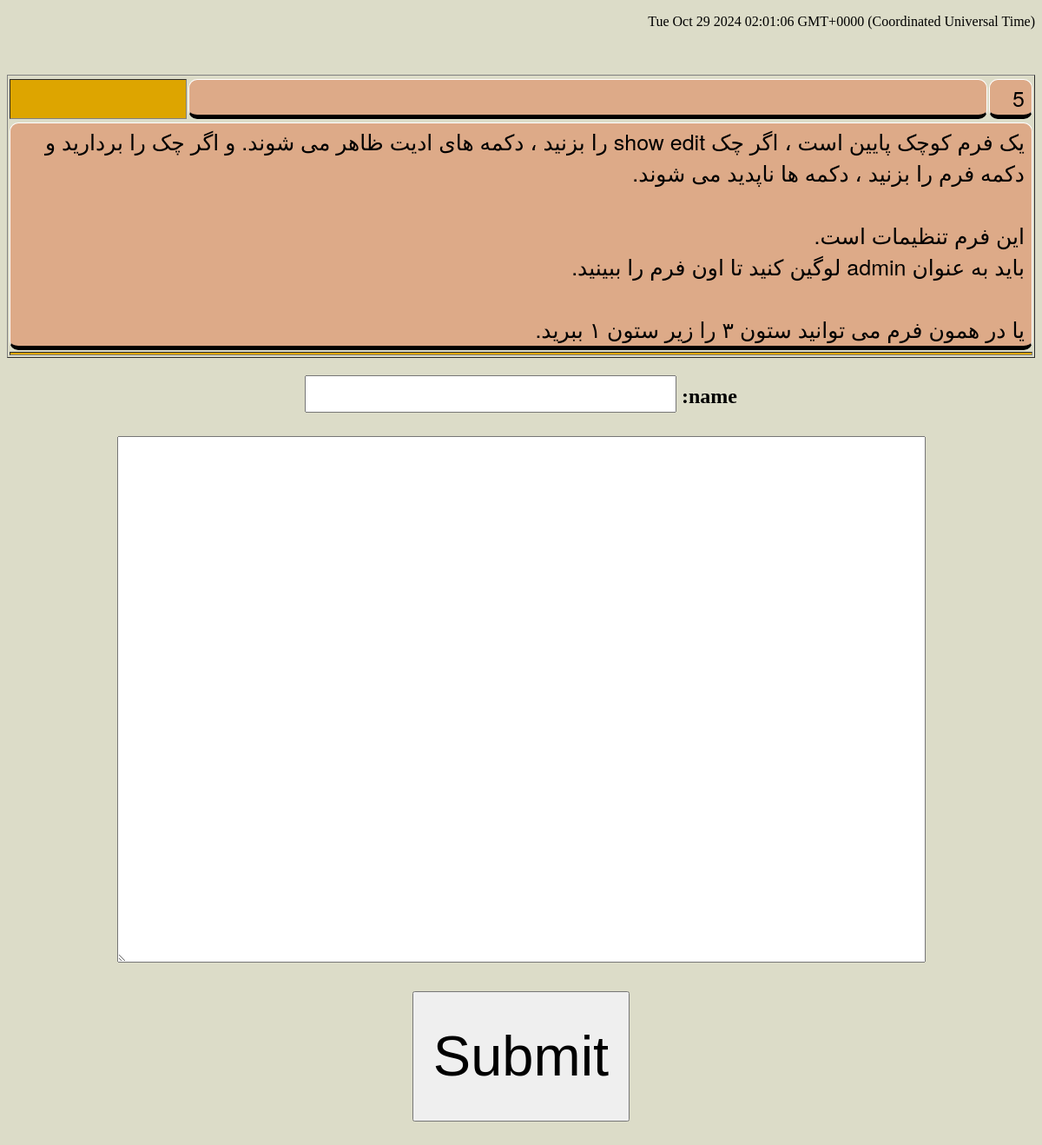
Screenshot of /msg/a_write_msg.php?number=5 with the database file from the repository.
### tables this page shows
CREATE TABLE `s110_posts` (
  `number` bigint(20) NOT NULL,
  `news` text NOT NULL,
  `the_date` varchar(30) NOT NULL,
  `the_week` varchar(20) NOT NULL,
  `the_hour` varchar(30) NOT NULL
);

### msg/a_write_msg.php (the view, shortened to what this page needs)
<!DOCTYPE html>
<!DOCTYPE html PUBLIC "-//W3C//DTD XHTML 1.0 Transitional//EN" "http://www.w3.org/TR/xhtml1/DTD/xhtml1-transitional.dtd">
<html dir="rtl">
<head>
 </head>
<body>
<p id="demo"></p>
       <?php
            require "../base/ccoonn.php";
          include "../functions/functions.php";
$post_number=$_GET['number'];
 echo"<div id='para_total'>";
$sql = "SELECT * FROM s110_posts WHERE  number=$post_number";
$result = mysqli_query($ccoonn ,$sql );
echo"<center>";
echo"<table border=1>";
while($info = mysqli_fetch_array( $result ))
        {
     echo"<tr>";
    $number=$info['number'];
     include"../parts_of_index/my_str_replace.php";
             $news=$info['news'];
echo"<tr><td id='t1'>";   echo $number;  echo"</td>";
echo"<td id='t2'>";
 echo"</td>";
echo"<td id='t4'>";  echo $the_date;   echo"</td><tr>";
echo"<tr><td colspan='4' id='t3'>";
echo nl2br($news);
 echo"</td></tr>";
echo"<tr><td colspan='4' id='t5'>";
  echo"</td></tr>";
             echo"</tr>";                                              }
echo"</table>";
  echo"</center>";
if(      !isset  ($_POST['action_post'] )    )
{
include"a_msg_form.php";
}
                 echo"<br>";
                 echo"<br>";
    echo"</div>";
                                                                                        ?>
 </body>
 </html>

### parts_of_index/my_str_replace.php
<?php
if (isset ($info['news']) )
{
     $info['news']=str_replace("qz","'",$info['news']);
     $info['news']=str_replace("[Img]","<img src='",$info['news']);
     $info['news']=str_replace("[/Img]","'>",$info['news']);
     $info['news']=str_replace("[Url]","<a href='",$info['news']);
     $info['news']=str_replace("[Url_m]","'>",$info['news']);
     $info['news']=str_replace("[/Url]","</a>",$info['news']);
     $info['news']=str_replace("[center]","<center>",$info['news']);
     $info['news']=str_replace("[/center]","</center>",$info['news']);
     $info['news']=str_replace("[left]","<div style='text-align: left;'>",$info['news']);
     $info['news']=str_replace("[/left]","</div>",$info['news']);
     $info['news']=str_replace("[right]","<div style='text-align: right;'>",$info['news']);
     $info['news']=str_replace("[/right]","</div>",$info['news']);
     $info['news']=str_replace("[red]","<span style='color: Red'>",$info['news']);
     $info['news']=str_replace("[/red]","</span>",$info['news']);
     $info['news']=str_replace("[blue]","<span style='color: Blue'>",$info['news']);
     $info['news']=str_replace("[/blue]","</span>",$info['news']);
     $info['news']=str_replace("[color]","<span style='color:",$info['news']);
     $info['news']=str_replace("[bgcolor]","<span style='background-color:",$info['news']);
     $info['news']=str_replace("[color_m]","'>",$info['news']);
     $info['news']=str_replace("[/color]","</span>",$info['news']);
     $info['news']=str_replace("imagenumber=","<img src='http://victory.rf.gd/web/images/attachs/f",$info['news']);
          $info['news']=str_replace("size=100",".jpg' width='100' height='auto'>",$info['news']);
               $info['news']=str_replace("size=150",".jpg' width='150' height='auto'>",$info['news']);
     $info['news']=str_replace("size=200",".jpg' width='200' height='auto'>",$info['news']);
          $info['news']=str_replace("size=250",".jpg' width='250' height='auto'>",$info['news']);
        $info['news']=str_replace("size=300",".jpg' width='300' height='auto'>",$info['news']);
        $info['news']=str_replace("size=350",".jpg' width='350' height='auto'>",$info['news']);
     $info['news']=str_replace("size=400",".jpg' width='400' height='auto'>",$info['news']);
          $info['news']=str_replace("size=450",".jpg' width='450' height='auto'>",$info['news']);
             $info['news']=str_replace("size=500",".jpg' width='500' height='auto'>",$info['news']);
             $info['news']=str_replace("size=550",".jpg' width='550' height='auto'>",$info['news']);
     $info['news']=str_replace("size=600",".jpg' width='600' height='auto'>",$info['news']);
     $info['news']=str_replace("size=650",".jpg' width='650' height='auto'>",$info['news']);
       $info['news']=str_replace("size=700",".jpg' width='700' height='auto'>",$info['news']);
         $info['news']=str_replace("size=750",".jpg' width='750' height='auto'>",$info['news']);
     $info['news']=str_replace("size=800",".jpg' width='800' height='auto'>",$info['news']);
    $info['news']=str_replace("☆☆☆☆T","",$info['news']);
       $info['news']=str_replace("pngnumber=","<img src='http://victory.rf.gd/web/images/attachs/png/f",$info['news']);
          $info['news']=str_replace("sizep=100",".png' width='100' height='auto'>",$info['news']);
               $info['news']=str_replace("sizep=150",".png' width='150' height='auto'>",$info['news']);
     $info['news']=str_replace("sizep=200",".png' width='200' height='auto'>",$info['news']);
          $info['news']=str_replace("sizep=250",".png' width='250' height='auto'>",$info['news']);
        $info['news']=str_replace("sizep=300",".png' width='300' height='auto'>",$info['news']);
        $info['news']=str_replace("sizep=350",".png' width='350' height='auto'>",$info['news']);
     $info['news']=str_replace("sizep=400",".png' width='400' height='auto'>",$info['news']);
          $info['news']=str_replace("sizep=450",".png' width='450' height='auto'>",$info['news']);
             $info['news']=str_replace("sizep=500",".png' width='500' height='auto'>",$info['news']);
             $info['news']=str_replace("sizep=550",".png' width='550' height='auto'>",$info['news']);
     $info['news']=str_replace("sizep=600",".png' width='600' height='auto'>",$info['news']);
     $info['news']=str_replace("sizep=650",".png' width='650' height='auto'>",$info['news']);
       $info['news']=str_replace("sizep=700",".png' width='700' height='auto'>",$info['news']);
         $info['news']=str_replace("sizep=750",".png' width='750' height='auto'>",$info['news']);
     $info['news']=str_replace("sizep=800",".png' width='800' height='auto'>",$info['news']);
    $info['news']=str_replace("☆☆☆☆T","",$info['news']);
       $info['news']=str_replace("[font5]","<div style='font-size:5px;'>",$info['news']);
       $info['news']=str_replace("[font10]","<div style='font-size:10px;'>",$info['news']);
       $info['news']=str_replace("[font20]","<div style='font-size:20px;'>",$info['news']);
       $info['news']=str_replace("[font30]","<div style='font-size:30px;'>",$info['news']);
     $info['news']=str_replace("[font40]","<div style='font-size:40px;'>",$info['news']);
     $info['news']=str_replace("[font50]","<div style='font-size:50px;'>",$info['news']);
     $info['news']=str_replace("[font60]","<div style='font-size:60px;'>",$info['news']);
       $info['news']=str_replace("[font70]","<div style='font-size:70px;'>",$info['news']);
     $info['news']=str_replace("[font80]","<div style='font-size:80px;'>",$info['news']);
     $info['news']=str_replace("[font90]","<div style='font-size:90px;'>",$info['news']);
     $info['news']=str_replace("[font100]","<div style='font-size:100px;'>",$info['news']);
     $info['news']=str_replace("[font150]","<div style='font-size:150px;'>",$info['news']);
     $info['news']=str_replace("[font200]","<div style='font-size:200px;'>",$info['news']);
     $info['news']=str_replace("[font250]","<div style='font-size:250px;'>",$info['news']);
     $info['news']=str_replace("[font300]","<div style='font-size:300px;'>",$info['news']);
     $info['news']=str_replace("[font350]","<div style='font-size:350px;'>",$info['news']);
     $info['news']=str_replace("[font400]","<div style='font-size:400px;'>",$info['news']);
       $info['news']=str_replace("[/font]","</div>",$info['news']);
}
     ?>

### msg/a_write_msg.php (style rules this page uses)
body { background-image: url('../images/flowers1.jpg'); background-color:rgba(220,220,200,1); }
#t1 { border: 5px solid black; width:2%; background-color: #ddaa88; margin-left: 20px; margin-right: 30px; text-align: right; padding-right: 40px; border-spacing: 50px; font-size: 25px; border-left: 1px solid #ffffff; border-right: 1px solid #ffffff; border-top: 1px solid #ffffff; padding: 2px 8px; border-radius: 10px; font-family: 'helvetica neue', helvetica, arial, sans-serif; }
#t2 { border: 5px solid black; width:45%; background-color: #ddaa88; margin-left: 20px; margin-right: 30px; text-align: right; padding-right: 40px border-spacing: 50px; font-size: 25px; border-left: 1px solid #ffffff; border-right: 1px solid #ffffff; border-top: 1px solid #ffffff; padding: 2px 8px; border-radius: 10px; font-family: 'helvetica neue', helvetica, arial, sans-serif; }
#t3 { border: 5px solid black; width:10%; background-color: #ddaa88; margin-left: 20px; margin-right: 30px; text-align: right; padding-right: 40px border-spacing: 50px; font-size: 25px; border-left: 1px solid #ffffff; border-right: 1px solid #ffffff; border-top: 1px solid #ffffff; padding: 2px 8px; border-radius: 10px; font-family: 'helvetica neue', helvetica, arial, sans-serif; }
#t4 { background-color: #dda500; width:10%; }
#t5 { background-color: #dda500; }

### rows the page displays
s110_posts: number "5", news "یک فرم کوچک پایین است ، اگر چک show edit را بزنید ، دکمه های ادیت ظاهر می شوند. و اگر چک را بردارید و دکمه فرم را بزنید ، دکمه ها ناپدید می شوند. این فرم تنظیمات است. باید به عنوان admin لوگین کنید تا اون فرم را ببینید. یا در همون فرم می توانید ستون ۳ را زیر ستون ۱ ببرید."
